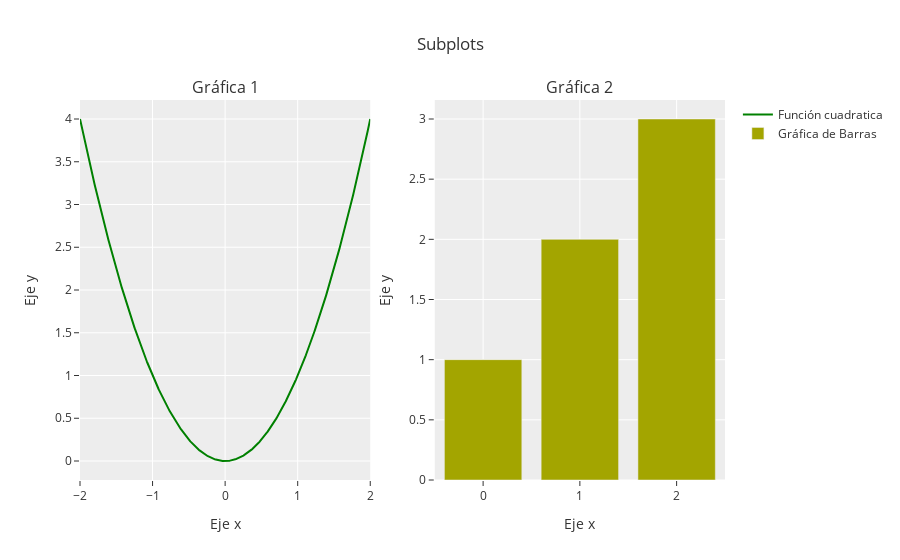

The cell this chart's notebook holds for it:
### Code cell
fig.update_xaxes(title_text="Eje x", row=1, col=1)
fig.update_xaxes(title_text="Eje x", row=1, col=2)

fig.update_yaxes(title_text="Eje y", row=1, col=1)
fig.update_yaxes(title_text="Eje y", row=1, col=2)

fig.show()

### Figure 1 — Plotly figure (JSON) as saved in the notebook; plotly's stock layout.template omitted (floating-point values rounded to 4 significant figures; data arrays with more than 128 entries replaced by an {"elided": "..."} marker saying what was removed)
{"data": [{"line": {"color": "green"}, "mode": "lines", "name": "Función cuadratica", "type": "scatter", "x": {"elided": "1001 float values"}, "xaxis": "x", "y": {"elided": "1001 float values"}, "yaxis": "y"}, {"name": "Gráfica de Barras", "type": "bar", "xaxis": "x2", "y": [1, 2, 3], "yaxis": "y2"}], "layout": {"annotations": [{"font": {"size": 16}, "showarrow": false, "text": "Gráfica 1", "x": 0.225, "xanchor": "center", "xref": "paper", "y": 1, "yanchor": "bottom", "yref": "paper"}, {"font": {"size": 16}, "showarrow": false, "text": "Gráfica 2", "x": 0.775, "xanchor": "center", "xref": "paper", "y": 1, "yanchor": "bottom", "yref": "paper"}], "title": {"text": "Subplots"}, "xaxis": {"anchor": "y", "domain": [0, 0.45], "title": {"text": "Eje x"}}, "xaxis2": {"anchor": "y2", "domain": [0.55, 1], "title": {"text": "Eje x"}}, "yaxis": {"anchor": "x", "domain": [0, 1], "title": {"text": "Eje y"}}, "yaxis2": {"anchor": "x2", "domain": [0, 1], "title": {"text": "Eje y"}}}}
